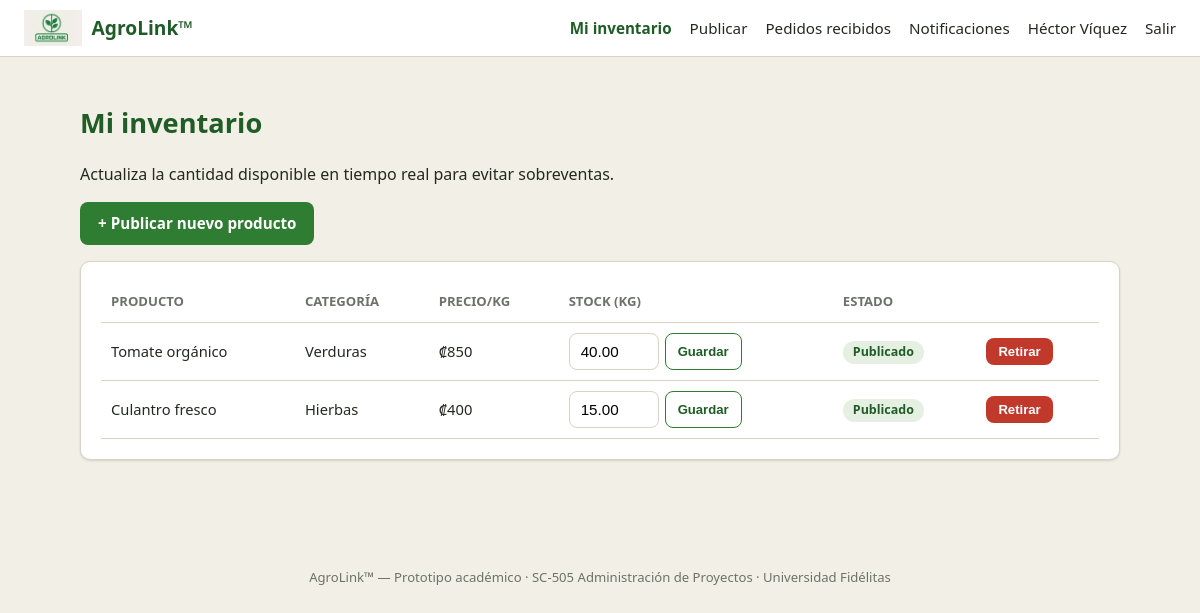
Page /productos_mios.php (signed in) on the committed database.
### tables this page shows
CREATE TABLE usuarios (
    id INT AUTO_INCREMENT PRIMARY KEY,
    tipo ENUM('agricultor', 'consumidor') NOT NULL,
    nombre VARCHAR(120) NOT NULL,
    cedula VARCHAR(20) NULL,
    telefono VARCHAR(20) NOT NULL,
    email VARCHAR(120) NOT NULL UNIQUE,
    password_hash VARCHAR(255) NOT NULL,
    ubicacion VARCHAR(150) NULL,          
    latitud DECIMAL(10,6) NULL,
    longitud DECIMAL(10,6) NULL,
    zona_cobertura_km INT NULL,           
    bio TEXT NULL,                        
    calificacion_promedio DECIMAL(3,2) DEFAULT 0,
    reset_token VARCHAR(10) NULL,         
    reset_token_expira DATETIME NULL,
    creado_en TIMESTAMP DEFAULT CURRENT_TIMESTAMP
);

CREATE TABLE productos (
    id INT AUTO_INCREMENT PRIMARY KEY,
    agricultor_id INT NOT NULL,
    nombre VARCHAR(120) NOT NULL,
    categoria VARCHAR(60) NOT NULL,
    precio_crc DECIMAL(10,2) NOT NULL,
    cantidad_kg DECIMAL(10,2) NOT NULL,
    imagen VARCHAR(255) NULL,
    descripcion TEXT NULL,
    activo TINYINT(1) DEFAULT 1,
    creado_en TIMESTAMP DEFAULT CURRENT_TIMESTAMP,
    FOREIGN KEY (agricultor_id) REFERENCES usuarios(id) ON DELETE CASCADE,
    CHECK (precio_crc >= 0),
    CHECK (cantidad_kg >= 0)
);

### config/db.php (called while the page is built, shortened)
<?php
function getDB(): PDO {
    static $pdo = null;
    if ($pdo === null) {
        $dsn = "mysql:host=" . DB_HOST . ";dbname=" . DB_NAME . ";charset=utf8mb4";
        $opciones = [
            PDO::ATTR_ERRMODE            => PDO::ERRMODE_EXCEPTION,
            PDO::ATTR_DEFAULT_FETCH_MODE => PDO::FETCH_ASSOC,
            PDO::ATTR_EMULATE_PREPARES   => false,
        ];
        try {
            $pdo = new PDO($dsn, DB_USER, DB_PASS, $opciones);
        } catch (PDOException $e) {
            die('Error de conexión a la base de datos: ' . $e->getMessage());
        }
    }
    return $pdo;
}

### includes/auth.php (called while the page is built, shortened)
<?php
require_once __DIR__ . '/../config/db.php';
function usuarioActual(): ?array {
    static $cache = null;
    if ($cache !== null) return $cache;
    $stmt = getDB()->prepare('SELECT * FROM usuarios WHERE id = ?');
    $stmt->execute([$_SESSION['usuario_id']]);
    $cache = $stmt->fetch() ?: null;
    return $cache;
}
function requerirLogin(): void {
    if (!usuarioActual()) {
        header('Location: login.php');
        exit;
    }
}
function requerirTipo(string $tipo): void {
    requerirLogin();
}
function formatoColones(float $monto): string {
    return '₡' . number_format($monto, 0, ',', '.');
}

### public/productos_mios.php (the view, shortened to what this page needs)
<?php
require_once __DIR__ . '/../includes/auth.php';
requerirTipo('agricultor');
$u = usuarioActual();
$db = getDB();
$stmt = $db->prepare('SELECT * FROM productos WHERE agricultor_id = ? ORDER BY creado_en DESC');
$stmt->execute([$u['id']]);
$productos = $stmt->fetchAll();
require_once __DIR__ . '/../includes/header.php';
?>
<h1>Mi inventario</h1>
<p class="meta">Actualiza la cantidad disponible en tiempo real para evitar sobreventas.</p>
<p><a href="productos_publicar.php" class="btn">+ Publicar nuevo producto</a></p>
<?php if (!$productos): ?>
    <div class="card empty-state">Aún no has publicado productos. <a href="productos_publicar.php">Publica el primero</a>.</div>
<?php else: ?>
<div class="card">
<table>
    <tr><th>Producto</th><th>Categoría</th><th>Precio/kg</th><th>Stock (kg)</th><th>Estado</th><th></th></tr>
    <?php foreach ($productos as $p): ?>
    <tr>
        <td><?= htmlspecialchars($p['nombre']) ?></td>
        <td><?= htmlspecialchars($p['categoria']) ?></td>
        <td><?= formatoColones($p['precio_crc']) ?></td>
        <td>
            <form method="post" style="display:flex; gap:6px;">
                <input type="number" step="0.01" min="0" name="cantidad_kg" value="<?= $p['cantidad_kg'] ?>" style="width:90px;">
                <button type="submit" class="btn pequeno secundario">Guardar</button>
            </form>
        </td>
        <td>
            <?php if ($p['activo']): ?>
                <span class="tag verde">Publicado</span>
            <?php else: ?>
                <span class="tag gris">Retirado</span>
            <?php endif; ?>
        </td>
        <td>
            <form method="post" <?= $p['activo'] ? 'data-confirm="¿Retirar ' . htmlspecialchars($p['nombre'], ENT_QUOTES) . ' del catálogo?"' : '' ?>>
                <button type="submit" class="btn pequeno <?= $p['activo'] ? 'peligro' : '' ?>">
                    <?= $p['activo'] ? 'Retirar' : 'Republicar' ?>
                </button>
            </form>
        </td>
    </tr>
    <?php endforeach; ?>
</table>
</div>
<?php endif; ?>
<?php require_once __DIR__ . '/../includes/footer.php'; ?>

### includes/header.php (shortened to what this page needs)
<?php
require_once __DIR__ . '/auth.php';
$u = usuarioActual();
$paginaActual = basename($_SERVER['PHP_SELF']);
?>
<!DOCTYPE html>
<html lang="es">
<head>
<link rel="stylesheet" href="assets/css/style.css">
</head>
<body>
<div class="navbar">
    <a href="index.php" class="brand">
        <img src="assets/img/logo.png" alt="AgroLink">
        AgroLink™
    </a>
    <nav>
        <?php if ($u && $u['tipo'] === 'agricultor'): ?>
            <a href="productos_mios.php" class="<?= $paginaActual==='productos_mios.php'?'activo':'' ?>">Mi inventario</a>
            <a href="productos_publicar.php" class="<?= $paginaActual==='productos_publicar.php'?'activo':'' ?>">Publicar</a>
            <a href="pedidos_agricultor.php" class="<?= $paginaActual==='pedidos_agricultor.php'?'activo':'' ?>">Pedidos recibidos</a>
        <?php endif; ?>
        <?php if ($u): ?>
            <a href="notificaciones.php" class="<?= $paginaActual==='notificaciones.php'?'activo':'' ?>">
                Notificaciones
            </a>
            <a href="perfil.php" class="<?= $paginaActual==='perfil.php'?'activo':'' ?>"><?= htmlspecialchars($u['nombre']) ?></a>
            <a href="logout.php">Salir</a>
        <?php else: ?>
            <a href="login.php">Iniciar sesión</a>
            <a href="registro_agricultor.php" class="btn pequeno">Soy agricultor</a>
            <a href="registro_consumidor.php" class="btn secundario pequeno">Soy consumidor</a>
        <?php endif; ?>
    </nav>
</div>
<div class="container<?= isset($angosto) && $angosto ? ' angosto' : '' ?>">

### public/assets/css/style.css (style rules this page uses)
:root { --verde-oscuro: #1f5c26; --verde: #2e7d32; --verde-claro: #e5f0e3; --crema: #f2efe6; --texto: #24291f; --gris: #6b7368; --borde: #d8d3c4; --rojo: #c0392b; --amarillo: #b7860b; --radio: 10px; --sombra: 0 1px 3px rgba(0,0,0,.08), 0 1px 2px rgba(0,0,0,.06); }
* { box-sizing: border-box; }
body { margin: 0; font-family: 'Segoe UI', system-ui, -apple-system, sans-serif; background: var(--crema); color: var(--texto); line-height: 1.5; }
a { color: var(--verde-oscuro); text-decoration: none; }
.navbar { display: flex; align-items: center; justify-content: space-between; background: #fff; border-bottom: 1px solid var(--borde); padding: 10px 24px; position: sticky; top: 0; z-index: 10; }
.navbar .brand { display: flex; align-items: center; gap: 10px; font-weight: 700; font-size: 1.2rem; color: var(--verde-oscuro); }
.navbar .brand img { height: 36px; }
.navbar nav { display: flex; align-items: center; gap: 18px; font-size: .95rem; }
.navbar nav a { color: var(--texto); font-weight: 500; }
.navbar nav a.activo { color: var(--verde-oscuro); font-weight: 700; }
.container { max-width: 1080px; margin: 0 auto; padding: 28px 20px 60px; }
h1, h2, h3 { color: var(--verde-oscuro); }
h1 { font-size: 1.7rem; }
.card { background: #fff; border: 1px solid var(--borde); border-radius: var(--radio); box-shadow: var(--sombra); padding: 20px; margin-bottom: 18px; }
input, select, textarea { width: 100%; padding: 9px 11px; border: 1px solid var(--borde); border-radius: 8px; font-size: .95rem; background: #fff; }
.btn { display: inline-block; background: var(--verde); color: #fff; border: none; padding: 10px 18px; border-radius: 8px; font-weight: 600; cursor: pointer; font-size: .95rem; }
.btn.secundario { background: #fff; color: var(--verde-oscuro); border: 1px solid var(--verde); }
.btn.peligro { background: var(--rojo); }
.btn.pequeno { padding: 6px 12px; font-size: .82rem; }
.tag { display: inline-block; background: var(--verde-claro); color: var(--verde-oscuro); padding: 2px 10px; border-radius: 20px; font-size: .78rem; font-weight: 600; }
.tag.verde { background: var(--verde-claro); color: var(--verde-oscuro); }
table { width: 100%; border-collapse: collapse; font-size: .92rem; }
th, td { text-align: left; padding: 10px; border-bottom: 1px solid var(--borde); }
th { color: var(--gris); font-weight: 600; font-size: .82rem; text-transform: uppercase; }
.card, .producto-card, .btn, .tag { transition: box-shadow .15s ease, transform .15s ease, background .15s ease; }

### rows in the picture
usuarios: nombre "Héctor Víquez"
productos: nombre "Tomate orgánico", categoria "Verduras", precio_crc "₡850", cantidad_kg "40.00", activo "Publicado"
productos: nombre "Culantro fresco", categoria "Hierbas", precio_crc "₡400", cantidad_kg "15.00", activo "Publicado"
